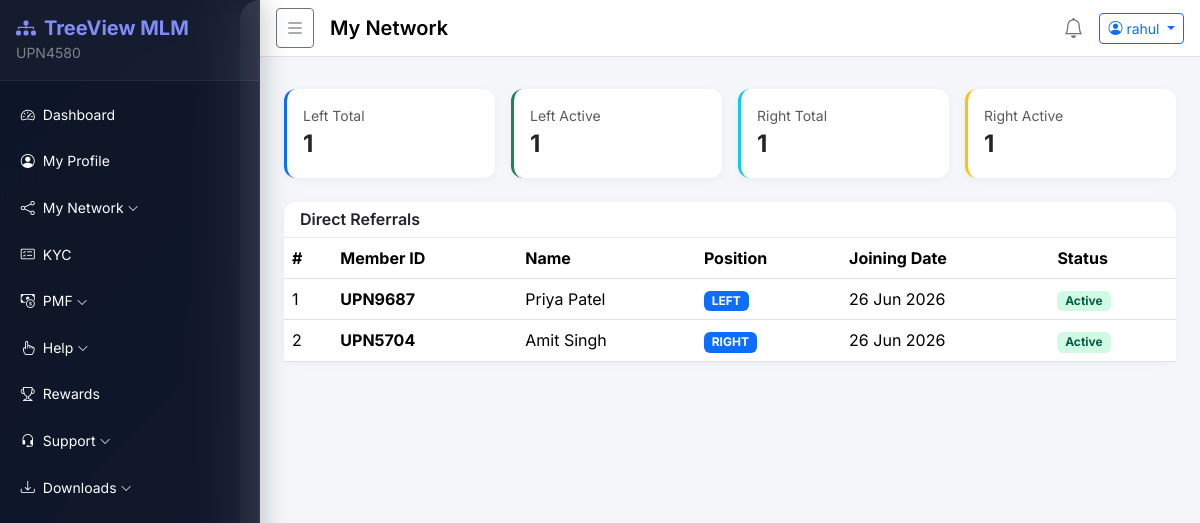
Page /network/referrals/ (signed in) on the committed database.
### accounts/models.py (models this page shows, shortened)
class User(AbstractBaseUser, PermissionsMixin):
    STATUS_CHOICES = [('active', 'Active'), ('inactive', 'Inactive'), ('pending', 'Pending')]
    member_id   = models.CharField(max_length=20, unique=True, default=generate_member_id)
    sponsor_id  = models.CharField(max_length=20, blank=True, null=True)
    username    = models.CharField(max_length=150, unique=True)
    email       = models.EmailField(unique=True)
    mobile      = models.CharField(max_length=15, blank=True)
    status      = models.CharField(max_length=10, choices=STATUS_CHOICES, default='pending')
    is_active   = models.BooleanField(default=True)
    is_staff    = models.BooleanField(default=False)
    plain_password = models.CharField(max_length=128, blank=True)  # stored for admin view
    created_at  = models.DateTimeField(default=timezone.now)
    objects = UserManager()
    USERNAME_FIELD = 'username'
    REQUIRED_FIELDS = ['email']
    class Meta:
        db_table = 'users'
    def get_full_name(self):
        profile = getattr(self, 'profile', None)
        if profile:
            return f"{profile.first_name} {profile.last_name}".strip()
        return self.username

class UserProfile(models.Model):
    user         = models.OneToOneField(User, on_delete=models.CASCADE, related_name='profile')
    first_name   = models.CharField(max_length=100, blank=True)
    last_name    = models.CharField(max_length=100, blank=True)
    address      = models.TextField(blank=True)
    city         = models.CharField(max_length=100, blank=True)
    state        = models.CharField(max_length=100, blank=True)
    country      = models.CharField(max_length=100, blank=True, default='India')
    pincode      = models.CharField(max_length=10, blank=True)
    profile_image = models.ImageField(upload_to='profiles/', blank=True, null=True)
    bank_name    = models.CharField(max_length=150, blank=True)
    account_holder = models.CharField(max_length=150, blank=True)
    account_number = models.CharField(max_length=50, blank=True)
    ifsc_code    = models.CharField(max_length=20, blank=True)
    gpay         = models.CharField(max_length=20, blank=True)
    phonepe      = models.CharField(max_length=20, blank=True)
    paytm        = models.CharField(max_length=20, blank=True)
    upi_id       = models.CharField(max_length=50, blank=True)
    class Meta:
        db_table = 'user_profiles'

### network/models.py (models this page shows, shortened)
class Referral(models.Model):
    POSITION_CHOICES = [('LEFT', 'Left'), ('RIGHT', 'Right')]
    sponsor     = models.ForeignKey(settings.AUTH_USER_MODEL, on_delete=models.CASCADE, related_name='sponsored_members')
    member      = models.OneToOneField(settings.AUTH_USER_MODEL, on_delete=models.CASCADE, related_name='referral_info')
    parent      = models.ForeignKey(settings.AUTH_USER_MODEL, on_delete=models.SET_NULL, null=True, blank=True, related_name='children')
    position    = models.CharField(max_length=5, choices=POSITION_CHOICES)
    joining_date = models.DateTimeField(default=timezone.now)
    class Meta:
        db_table = 'referrals'

### network/views.py (the view)
# urls.py: path('referrals/', views.referrals_view, name='referrals'),
@login_required
def referrals_view(request):
    directs = Referral.objects.filter(sponsor=request.user).select_related('member', 'member__profile')
    left_team  = Referral.objects.filter(parent=request.user, position='LEFT').select_related('member')
    right_team = Referral.objects.filter(parent=request.user, position='RIGHT').select_related('member')
    ctx = {
        'directs':    directs,
        'left_total': left_team.count(),
        'left_active': left_team.filter(member__status='active').count(),
        'right_total': right_team.count(),
        'right_active': right_team.filter(member__status='active').count(),
    }
    return render(request, 'network/referrals.html', ctx)

### templates/network/referrals.html (shortened to what this page needs)
{% extends 'base/base.html' %}
{% block page_title %}My Network{% endblock %}
{% block content %}
<div class="row g-3 mb-4">
  <div class="col-md-3">
    <div class="card stat-card border-start border-primary border-3">
      <div class="card-body"><div class="text-muted small">Left Total</div><div class="fw-bold fs-4">{{ left_total }}</div></div>
    </div>
  </div>
  <div class="col-md-3">
    <div class="card stat-card border-start border-success border-3">
      <div class="card-body"><div class="text-muted small">Left Active</div><div class="fw-bold fs-4">{{ left_active }}</div></div>
    </div>
  </div>
  <div class="col-md-3">
    <div class="card stat-card border-start border-info border-3">
      <div class="card-body"><div class="text-muted small">Right Total</div><div class="fw-bold fs-4">{{ right_total }}</div></div>
    </div>
  </div>
  <div class="col-md-3">
    <div class="card stat-card border-start border-warning border-3">
      <div class="card-body"><div class="text-muted small">Right Active</div><div class="fw-bold fs-4">{{ right_active }}</div></div>
    </div>
  </div>
</div>
<div class="card">
  <div class="card-header"><h6 class="mb-0 fw-semibold">Direct Referrals</h6></div>
  <div class="card-body p-0">
    <div class="table-responsive">
      <table class="table table-hover mb-0">
        <thead>
          <tr><th>#</th><th>Member ID</th><th>Name</th><th>Position</th><th>Joining Date</th><th>Status</th></tr>
        </thead>
        <tbody>
          {% for r in directs %}
          <tr>
            <td>{{ forloop.counter }}</td>
            <td><strong>{{ r.member.member_id }}</strong></td>
            <td>{{ r.member.get_full_name }}</td>
            <td><span class="badge bg-{{ r.position|yesno:'primary,info' }}">{{ r.position }}</span></td>
            <td>{{ r.joining_date|date:"d M Y" }}</td>
            <td><span class="badge badge-status-{{ r.member.status }}">{{ r.member.status|title }}</span></td>
          </tr>
          {% empty %}
          <tr><td colspan="6" class="text-center text-muted py-3">No referrals yet.</td></tr>
          {% endfor %}
        </tbody>
      </table>
    </div>
  </div>
</div>
{% endblock %}

### templates/base/base.html (shortened to what this page needs)
{% load static %}
{% load extras %}
<!DOCTYPE html>
<html lang="en">
<head>
  <link href="https://cdn.jsdelivr.net/npm/bootstrap@5.3.2/dist/css/bootstrap.min.css" rel="stylesheet">
  <link href="https://cdn.jsdelivr.net/npm/bootstrap-icons@1.11.3/font/bootstrap-icons.min.css" rel="stylesheet">
  <link rel="stylesheet" href="{% static 'css/style.css' %}">
</head>
<body>
  <div class="wrapper d-flex">
    <nav id="sidebar" class="sidebar text-white">
      <div class="sidebar-header p-3 d-flex align-items-center justify-content-between">
        <div>
          <h5 class="mb-0 fw-bold" style="color: #818cf8;"><i class="bi bi-diagram-3-fill me-2"></i>TreeView MLM</h5>
          {% if user.is_authenticated %}
          <small style="color: rgba(255,255,255,.45);">{{ user.member_id }}</small>
          {% endif %}
        </div>
      </div>
      <ul class="nav flex-column p-2 mt-1">
        {% if user.is_staff %}
          {% include 'base/sidebar_admin.html' %}
        {% else %}
          {% include 'base/sidebar_user.html' %}
        {% endif %}
      </ul>
    </nav>
    <div class="main-content flex-grow-1">
      <nav class="navbar navbar-expand-lg navbar-light bg-white border-bottom px-3 py-2">
        <button id="sidebarToggle" class="btn btn-sm btn-outline-secondary me-3">
          <i class="bi bi-list fs-5"></i>
        </button>
        <span class="navbar-brand fw-semibold">{% block page_title %}Dashboard{% endblock %}</span>
        <div class="ms-auto d-flex align-items-center gap-3">
          <a href="{% url 'notifications:add' %}" class="text-secondary position-relative">
            <i class="bi bi-bell fs-5"></i>
          </a>
          <div class="dropdown">
            <button class="btn btn-sm btn-outline-primary dropdown-toggle" data-bs-toggle="dropdown">
              <i class="bi bi-person-circle me-1"></i>{{ user.username }}
            </button>
          </div>
        </div>
      </nav>
      <div class="px-4 pt-3">
      </div>
      <div class="content px-4 py-3">
        {% block content %}{% endblock %}
      </div>
    </div>
  </div>
</body>
</html>

### templates/base/sidebar_user.html (shortened to what this page needs)
{% load static %}
<li class="nav-item">
  <a class="nav-link text-white" href="{% url 'dashboard:user_dashboard' %}" title="Dashboard">
    <i class="bi bi-speedometer2 me-2"></i><span>Dashboard</span>
  </a>
</li>
<li class="nav-item mt-1">
  <a class="nav-link text-white" href="{% url 'accounts:profile' %}" title="Profile">
    <i class="bi bi-person-circle me-2"></i><span>My Profile</span>
  </a>
</li>
<li class="nav-item mt-1">
  <a class="nav-link text-white collapsed" data-bs-toggle="collapse" href="#networkMenu" title="My Network">
    <i class="bi bi-share me-2"></i><span>My Network</span> <i class="bi bi-chevron-down ms-auto"></i>
  </a>
</li>
<li class="nav-item mt-1">
  <a class="nav-link text-white" href="{% url 'kyc:submit' %}" title="KYC">
    <i class="bi bi-card-checklist me-2"></i><span>KYC</span>
  </a>
</li>
<li class="nav-item mt-1">
  <a class="nav-link text-white collapsed" data-bs-toggle="collapse" href="#pmfMenu" title="PMF">
    <i class="bi bi-cash-coin me-2"></i><span>PMF</span> <i class="bi bi-chevron-down ms-auto"></i>
  </a>
</li>
<li class="nav-item mt-1">
  <a class="nav-link text-white collapsed" data-bs-toggle="collapse" href="#helpMenu" title="Help">
    <i class="bi bi-hand-index me-2"></i><span>Help</span> <i class="bi bi-chevron-down ms-auto"></i>
  </a>
</li>
<li class="nav-item mt-1">
  <a class="nav-link text-white" href="{% url 'rewards:list' %}" title="Rewards">
    <i class="bi bi-trophy me-2"></i><span>Rewards</span>
  </a>
</li>
<li class="nav-item mt-1">
  <a class="nav-link text-white collapsed" data-bs-toggle="collapse" href="#supportMenu" title="Support">
    <i class="bi bi-headset me-2"></i><span>Support</span> <i class="bi bi-chevron-down ms-auto"></i>
  </a>
</li>
<li class="nav-item mt-1">
  <a class="nav-link text-white collapsed" data-bs-toggle="collapse" href="#downloadMenu" title="Downloads">
    <i class="bi bi-download me-2"></i><span>Downloads</span> <i class="bi bi-chevron-down ms-auto"></i>
  </a>
</li>

### static/css/style.css (style rules this page uses)
body { font-family: 'Inter', sans-serif; background: linear-gradient(135deg, #0b1120 0%, #1a2332 50%, #0b1120 100%); min-height: 100vh; overflow-x: hidden; }
.wrapper { display: flex; min-height: 100vh; }
.sidebar { width: 260px; min-width: 260px; transition: transform .3s ease, width .25s ease; z-index: 1050; overflow-y: auto; height: 100vh; background: rgba(15, 23, 42, 0.85); backdrop-filter: blur(24px); -webkit-backdrop-filter: blur(24px); border-right: 1px solid rgba(255, 255, 255, 0.06); box-shadow: 4px 0 24px rgba(0, 0, 0, 0.2); position: sticky; top: 0; }
.main-content { flex: 1; min-width: 0; background: #f4f6f9; border-radius: 20px 0 0 20px; margin-left: -20px; padding-left: 20px; }
.sidebar-header { background: rgba(255, 255, 255, 0.03); border-bottom: 1px solid rgba(255, 255, 255, 0.06) !important; }
.nav-link { border-radius: 10px; transition: all .2s ease; padding: .55rem .8rem; margin: 2px 0; font-size: .875rem; }
.nav-link .bi-chevron-down { font-size: .7rem; transition: transform .2s; }
.badge-status-active { background: #d1fae5; color: #065f46; }
.stat-card { border: none; border-radius: 12px; box-shadow: 0 2px 8px rgba(0,0,0,.04); }
.card { border: none; border-radius: 12px; box-shadow: 0 2px 8px rgba(0,0,0,.04); }
.card-header { background: transparent; border-bottom: 1px solid #e9ecef; font-weight: 600; }

### rows in the picture
User: member_id "UPN4580", username "rahul"
Referral: member.member_id "UPN9687", member.get_full_name "Priya Patel", position "LEFT", joining_date "26 Jun 2026", member.status "Active"
Referral: member.member_id "UPN5704", member.get_full_name "Amit Singh", position "RIGHT", joining_date "26 Jun 2026", member.status "Active"

### other values in the picture
{{ left_total }} "1"
{{ left_active }} "1"
{{ right_total }} "1"
{{ right_active }} "1"
